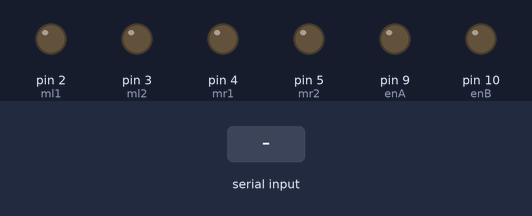
Simulated run of this sketch. Board: Arduino Uno, built with avr-gcc and run on an emulated ATmega328P. Parts: output pins drawn as LEDs (lit = HIGH). The test bench sets the inputs (shaded band).

Above: at 1.2 s.
1.3 s: "F" received over Serial
At 1.6 s:
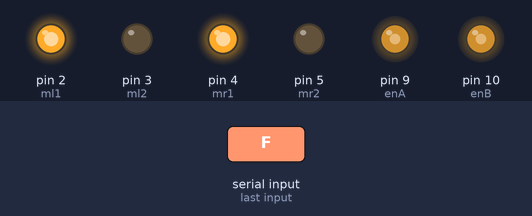
2.8 s: "B" received over Serial
At 3.9 s:
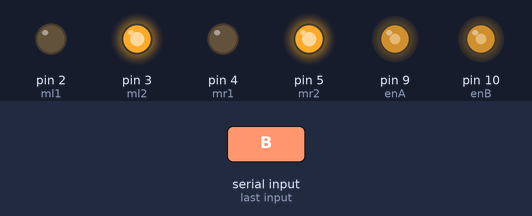
4.3 s: "L" received over Serial
At 5.1 s:
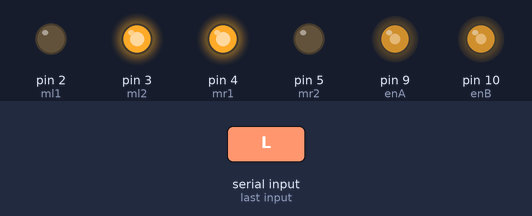
5.8 s: "R" received over Serial
At 6.2 s:
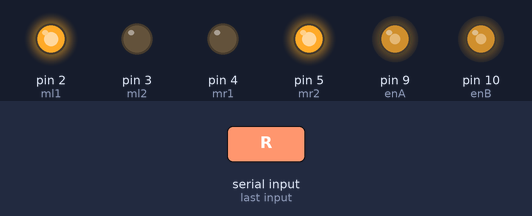
7.3 s: "S" received over Serial
At 8.5 s:
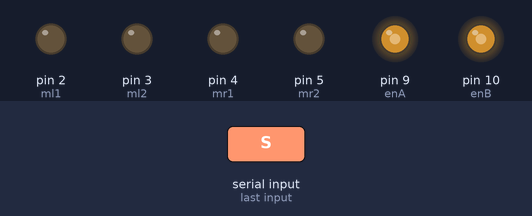
8.8 s: "I" received over Serial
At 9.7 s:
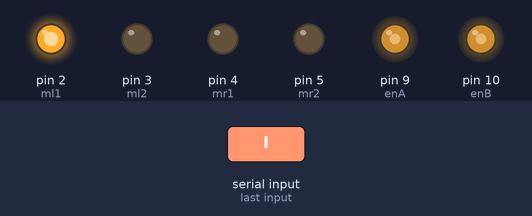
Timing chart, 0 to 11.3 s (numbered marks = the images above; inputs shaded):
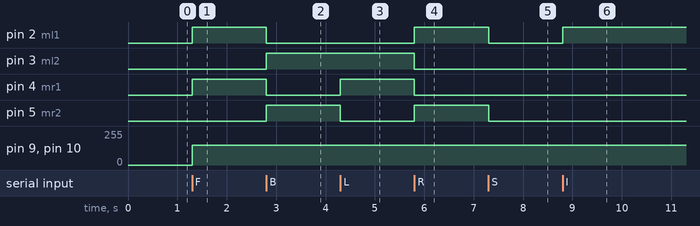

The sketch:

newbluetooth.ino
```cpp
int ml1=2;
int ml2=3;
int mr1=4;
int mr2=5;
int enA=9;
int enB=10;
int speed1=150;
void setup() {
  pinMode(ml1,OUTPUT);
  pinMode(ml2,OUTPUT);
  pinMode(mr1,OUTPUT);
  pinMode(mr2,OUTPUT);

  Serial.begin(9600);
}
void forward()
{
 digitalWrite(ml1,HIGH);
 digitalWrite(ml2,LOW);
 digitalWrite(mr1,HIGH);
 digitalWrite(mr2,LOW);
}
void backward()
{
 digitalWrite(ml1,LOW);
 digitalWrite(ml2,HIGH);
 digitalWrite(mr1,LOW);
 digitalWrite(mr2,HIGH);
}
void left()
{
 digitalWrite(ml1,LOW);
 digitalWrite(ml2,HIGH);
 digitalWrite(mr1,HIGH);
 digitalWrite(mr2,LOW);
}
void right()
{
 digitalWrite(ml1,HIGH);
 digitalWrite(ml2,LOW);
 digitalWrite(mr1,LOW);
 digitalWrite(mr2,HIGH);
}
void arcright()
{
 digitalWrite(ml1,HIGH);
 digitalWrite(ml2,LOW);
 digitalWrite(mr1,LOW);
 digitalWrite(mr2,LOW);
}
void arcleft()
{
 digitalWrite(ml1,LOW);
 digitalWrite(ml2,LOW);
 digitalWrite(mr1,HIGH);
 digitalWrite(mr2,LOW);
}
void stop1()
{
 digitalWrite(ml1,LOW);
 digitalWrite(ml2,LOW);
 digitalWrite(mr1,LOW);
 digitalWrite(mr2,LOW);
}
void loop() {
  // put your main code here, to run repeatedly:

   char bt_data=Serial.read();

   if(bt_data=='F'){
    forward();
    analogWrite(enA,speed1);
    analogWrite(enB,speed1);
   }
   if(bt_data=='B'){
    backward();
    analogWrite(enA,speed1);
    analogWrite(enB,speed1);
   }
   if(bt_data=='L'){
    left();
    analogWrite(enA,speed1);
    analogWrite(enB,speed1);
   }
   if(bt_data=='R'){
    right();
    analogWrite(enA,speed1);
    analogWrite(enB,speed1);
   }
   if(bt_data=='S'){
    stop1();
    analogWrite(enA,speed1);
    analogWrite(enB,speed1);
   }
   if(bt_data=='I'){
    arcright();
    analogWrite(enA,speed1);
    analogWrite(enB,speed1);
   }
   if(bt_data=='G'){
    arcleft();
    analogWrite(enA,speed1);
    analogWrite(enB,speed1);
   }
}
```

Measured:
- after the input at 1.3 s, pin 2 (ml1), pin 4 (mr1): LOW → HIGH at once; pin 9 (enA), pin 10 (enB): 0/255 → 150/255 at once
- after the input at 2.8 s, pin 2 (ml1), pin 4 (mr1): HIGH → LOW at once; pin 3 (ml2), pin 5 (mr2): LOW → HIGH at once
- after the input at 4.3 s, pin 4 (mr1): LOW → HIGH at once; pin 5 (mr2): HIGH → LOW at once
- after the input at 5.8 s, pin 2 (ml1), pin 5 (mr2): LOW → HIGH at once; pin 3 (ml2), pin 4 (mr1): HIGH → LOW at once
- after the input at 7.3 s, pin 2 (ml1), pin 5 (mr2): HIGH → LOW at once
- after the input at 8.8 s, pin 2 (ml1): LOW → HIGH at once
